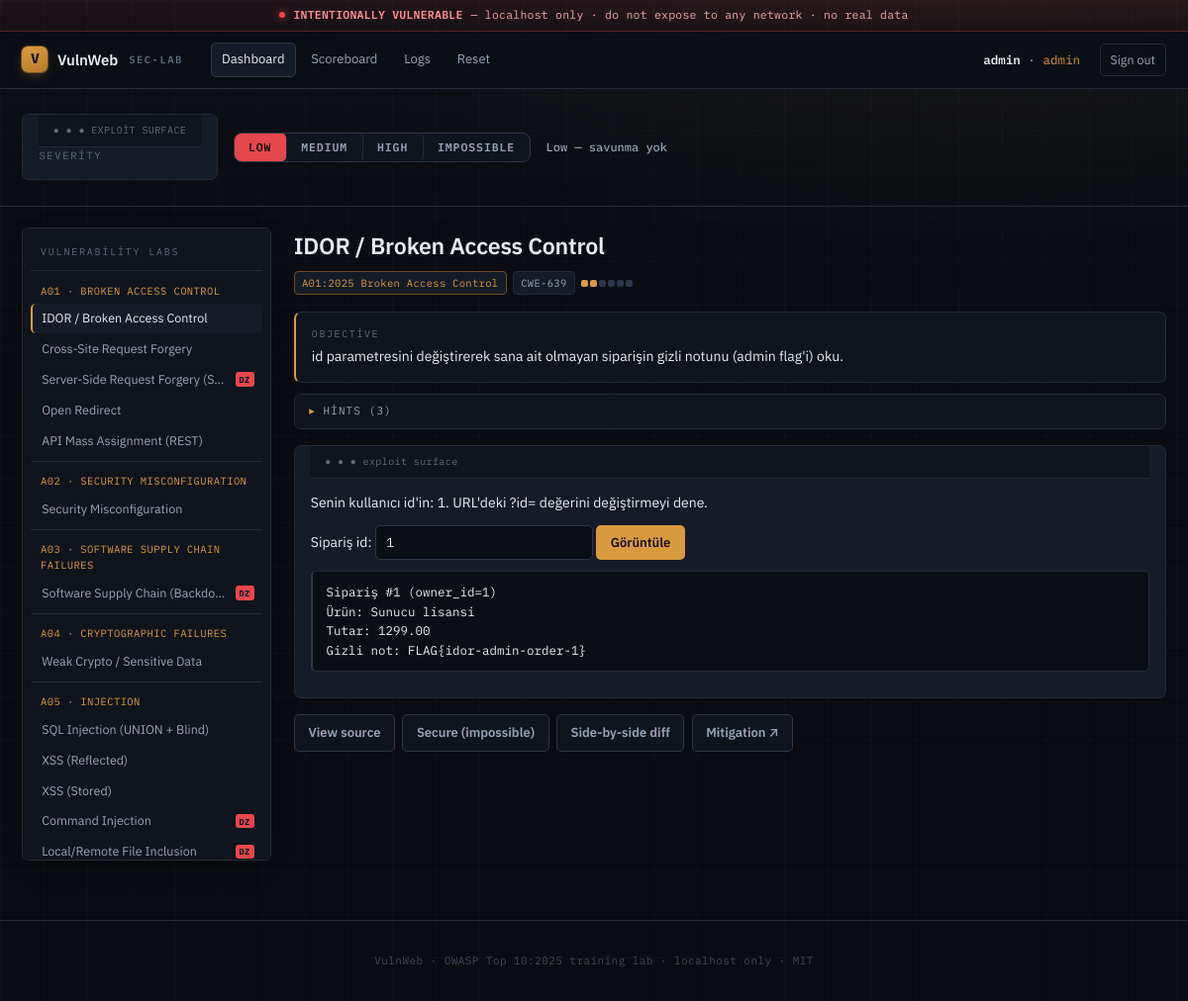
The page /vulnerabilities/idor/index.php (signed in) on the database its author committed.
### tables this page shows
CREATE TABLE users (
  id            INT AUTO_INCREMENT PRIMARY KEY,
  username      VARCHAR(64)  NOT NULL UNIQUE,
  password_md5  VARCHAR(32)  NOT NULL,
  role          VARCHAR(16)  NOT NULL DEFAULT 'user',
  first_name    VARCHAR(64),
  last_name     VARCHAR(64),
  avatar        VARCHAR(255),
  failed_logins INT NOT NULL DEFAULT 0,
  created_at    TIMESTAMP NOT NULL DEFAULT CURRENT_TIMESTAMP
);

CREATE TABLE orders (
  id         INT AUTO_INCREMENT PRIMARY KEY,
  owner_id   INT NOT NULL,
  item       VARCHAR(128),
  amount     DECIMAL(10,2),
  secret     VARCHAR(255),
  created_at TIMESTAMP NOT NULL DEFAULT CURRENT_TIMESTAMP
);

### vulnerabilities/idor/index.php (called while the page is built, shortened)
<?php
vuln_dispatch('idor');

### core/functions.php (called while the page is built, shortened)
<?php
function e(?string $s): string
{
    return htmlspecialchars((string) $s, ENT_QUOTES | ENT_HTML5, 'UTF-8');
}
function security_level(): string
{
    return SecurityLevel::get();
}
function current_user(): ?array
{
    return Auth::user();
}

### core/Auth.php (called while the page is built, shortened)
<?php
final class Auth
{
    public static function user(): ?array
    {
        $pdo = DB::pdo();
        $stmt = $pdo->prepare('SELECT id, username, role, first_name, last_name, avatar FROM users WHERE id = ?');
        $stmt->execute([$_SESSION['uid']]);
        $u = $stmt->fetch();
        return $u ?: null;
    }
}

### core/SecurityLevel.php (called while the page is built, shortened)
<?php
final class SecurityLevel
{
    public static function get(): string
    {
        return $_SESSION['security'] ?? 'low';
    }
    public static function label(string $level): string
    {
        return match ($level) {
            'low'        => 'Low — savunma yok',
            'medium'     => 'Medium — naif/bypass\'lanabilir savunma',
            'high'       => 'High — güçlü ama bypass\'lanabilir',
            'impossible' => 'Impossible — güvenli referans',
            default      => $level,
        };
    }
}

### core/Challenges.php (called while the page is built, shortened)
<?php
final class Challenges
{
    private static ?array $all = null;
    public static function all(): array
    {
        if (self::$all === null) {
            $json = file_get_contents(CORE_DIR . '/data/challenges.json');
            self::$all = $json ? (json_decode($json, true) ?: []) : [];
        }
        return self::$all;
    }
    public static function get(string $id): ?array
    {
        foreach (self::all() as $c) {
            if (($c['id'] ?? null) === $id) {
                return $c;
            }
        }
        return null;
    }
}

### vulnerabilities/idor/source/low.php (the view, shortened to what this page needs)
<?php
$uid = (int) ($_SESSION['uid'] ?? 0);
$id  = (int) ($_GET['id'] ?? $uid);
echo '<p>Senin kullanıcı id\'in: <code>' . $uid . '</code>. URL\'deki ?id= değerini değiştirmeyi dene.</p>';
echo '<form method="get">Sipariş id: <input type="text" name="id" value="' . e((string) $id) . '"> <button type="submit">Görüntüle</button></form>';
$pdo = DB::pdo();
$stmt = $pdo->prepare('SELECT id, owner_id, item, amount, secret FROM orders WHERE id = ?');
$stmt->execute([$id]);
$o = $stmt->fetch();
if ($o) {
    echo '<div class="result">';
    echo 'Sipariş #' . (int) $o['id'] . ' (owner_id=' . (int) $o['owner_id'] . ")\n";
    echo 'Ürün: ' . e($o['item']) . "\n";
    echo 'Tutar: ' . e((string) $o['amount']) . "\n";
    echo 'Gizli not: ' . e($o['secret']);
    echo '</div>';
}

### core/layout.php (shortened to what this page needs)
<?php
function nav_active(string $needle): string
{
    return str_contains($_SERVER['SCRIPT_NAME'] ?? '', $needle) ? ' class="active"' : '';
}
function render_header(string $title = 'VulnWeb'): void
{
    $level = security_level();
    $user = current_user();
    ?>
<!doctype html>
<html lang="tr">
<head>
<link rel="stylesheet" href="/assets/style.css">
</head>
<body>
<div class="caution"><span class="dot"></span> <b>INTENTIONALLY VULNERABLE</b> — localhost only · do not expose to any network · no real data</div>
<header class="topbar">
  <a class="brand" href="/index.php"><span class="glyph">V</span> VulnWeb <span class="sub">sec-lab</span></a>
  <nav class="topnav">
    <a href="/index.php"<?= nav_active('index') ?>>Dashboard</a>
    <a href="/scoreboard.php"<?= nav_active('scoreboard') ?>>Scoreboard</a>
    <a href="/logs.php"<?= nav_active('logs') ?>>Logs</a>
    <a href="/setup.php"<?= nav_active('setup') ?>>Reset</a>
  </nav>
  <?php if ($user): ?>
    <span class="who"><b><?= e($user['username']) ?></b> · <span class="role"><?= e($user['role']) ?></span></span>
    <a class="btn-ghost" href="/logout.php">Sign out</a>
  <?php endif; ?>
</header>
<?php render_sevbar($level); ?>
<?php
}
function render_sevbar(string $level): void
{
    $desc = SecurityLevel::label($level);
    echo '<form class="sevbar" method="post" action="/security.php">';
    echo '<span class="lab">Severity</span><div class="seg">';
    foreach (SecurityLevel::LEVELS as $lvl) {
        $on = $lvl === $level ? ' on s-' . $lvl : '';
        echo '<button class="seg-btn' . $on . '" name="security" value="' . e($lvl) . '">' . strtoupper(e($lvl)) . '</button>';
    }
    echo '</div>';
    echo '<span class="desc"><b>' . e($desc) . '</b></span>';
    echo '</form>';
}
function render_footer(): void
{
    echo '<footer class="foot">VulnWeb · OWASP Top 10:2025 training lab · localhost only · MIT</footer>';
    echo '</body></html>';
}
function owasp_name(string $code): string
{
    static $m = [
        'A01' => 'Broken Access Control',
        'A02' => 'Security Misconfiguration',
        'A03' => 'Software Supply Chain Failures',
        'A04' => 'Cryptographic Failures',
        'A05' => 'Injection',
        'A06' => 'Insecure Design',
        'A07' => 'Authentication Failures',
        'A08' => 'Software or Data Integrity Failures',
        'A09' => 'Security Logging & Alerting',
        'A10' => 'Mishandling of Exceptional Conditions',
    ];
    return $m[$code] ?? $code;
}
function sidebar_groups(): array
{
    $groups = [];
    foreach (Challenges::all() as $c) {
        $code = strtok((string) ($c['category'] ?? 'A00'), ':');
        $groups[$code][] = $c;
    }
    uksort($groups, 'strcmp');
    return $groups;
}
function render_sidebar(?string $activeId = null): void
{
    echo '<aside class="sidebar"><div class="s-head">Vulnerability Labs</div>';
    foreach (sidebar_groups() as $code => $items) {
        echo '<div class="cat">' . e($code) . ' · ' . e(mb_strtoupper(owasp_name($code))) . '</div><ul>';
        foreach ($items as $c) {
            $active = $c['id'] === $activeId ? ' class="active"' : '';
            $tags = '';
            if (!empty($c['dangerZone'])) {
                $tags .= '<span class="t-dz" title="Danger Zone (RCE/file/internal)">DZ</span>';
            }
            echo '<li' . $active . '><a href="/' . e($c['path']) . 'index.php">'
               . '<span class="nm">' . e($c['name']) . '</span>'
               . '<span class="tags">' . $tags . '</span></a></li>';
        }
        echo '</ul>';
    }
    echo '</aside>';
}
function vuln_dispatch(string $__vuln_id): void
{
    $__lvl = security_level();
    $__c = Challenges::get($__vuln_id);
    $__dir = APP_ROOT . '/' . ($__c['path'] ?? ('vulnerabilities/' . $__vuln_id . '/'));
    require $__dir . 'source/' . $__lvl . '.php';
    $__body = ob_get_clean();
    render_vuln_page($__vuln_id, $__body);
}
function render_vuln_page(string $id, string $bodyHtml): void
{
    $c = Challenges::get($id);
    $name = $c['name'] ?? $id;
    render_header($name);
    echo '<div class="shell">';
    render_sidebar($id);
    echo '<main class="content">';
    $diff = (int) ($c['difficulty'] ?? 1);
    $squares = '';
    for ($i = 1; $i <= 6; $i++) {
        $squares .= '<i class="' . ($i <= $diff ? 'on' : '') . '"></i>';
    }
    $solvedPill = Scoreboard::isSolved($id)
        ? '<span class="solved-pill">✓ SOLVED</span>' : '';
    echo '<div class="page-h"><div>';
    echo '<h1>' . e($name) . '</h1>';
    echo '<div class="chips">';
    echo '<span class="chip chip-owasp">' . e($c['category'] ?? '') . '</span>';
    if (!empty($c['cwe'])) {
        echo '<span class="chip chip-cwe">' . e($c['cwe']) . '</span>';
    }
    echo '<span class="diff" title="difficulty">' . $squares . '</span>';
    echo '</div></div>' . $solvedPill . '</div>';
    if ($c) {
        echo '<div class="panel objective"><span class="p-label">Objective</span>' . e($c['objective'] ?? '') . '</div>';
        if (!empty($c['hints'])) {
            echo '<details class="hints"><summary>Hints (' . count($c['hints']) . ')</summary><ol>';
            echo '</ol></details>';
        }
    }
    echo '<div class="lab">' . $bodyHtml . '</div>';
    echo '<div class="vuln-actions">';
    echo '<a class="btn" href="/source_view.php?id=' . urlencode($id) . '&level=' . urlencode(security_level()) . '">View source</a>';
    echo '<a class="btn" href="/source_view.php?id=' . urlencode($id) . '&level=impossible">Secure (impossible)</a>';
    echo '<a class="btn" href="/source_view.php?id=' . urlencode($id) . '&diff=1">Side-by-side diff</a>';
    if (!empty($c['mitigationUrl'])) {
        echo '<a class="btn" target="_blank" rel="noopener" href="' . e($c['mitigationUrl']) . '">Mitigation ↗</a>';
    }
    echo '</div>';
    echo '</main></div>';
    render_footer();
}

### rows shown on the page
users: username "admin", role "admin"
orders: id "1", owner "1", item "Sunucu lisansi", amount "1299.00", secret "FLAG{idor-admin-order-1}"

### other values the page prints
$lvl "LOW"
$lvl "MEDIUM"
$lvl "HIGH"
$lvl "IMPOSSIBLE"
$desc "Low — savunma yok"
$code "A01"
mb_strtoupper(owasp_name($code)) "BROKEN ACCESS CONTROL"
$c['name'] "IDOR / Broken Access Control"
$c['name'] "Cross-Site Request Forgery"
$c['name'] "Server-Side Request Forgery (S…"
$c['name'] "Open Redirect"
$c['name'] "API Mass Assignment (REST)"
$code "A02"
mb_strtoupper(owasp_name($code)) "SECURITY MISCONFIGURATION"
$c['name'] "Security Misconfiguration"
